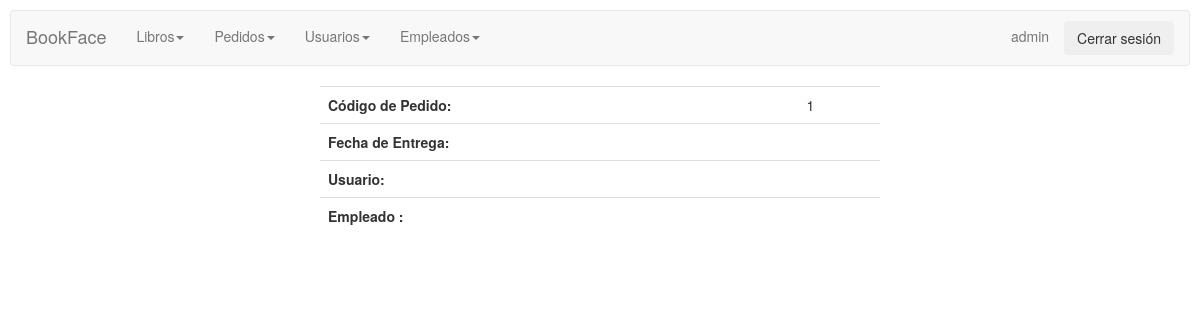
Before: /pedidosadmin/pedido.php?cod=1 (signed in) with the older database file.
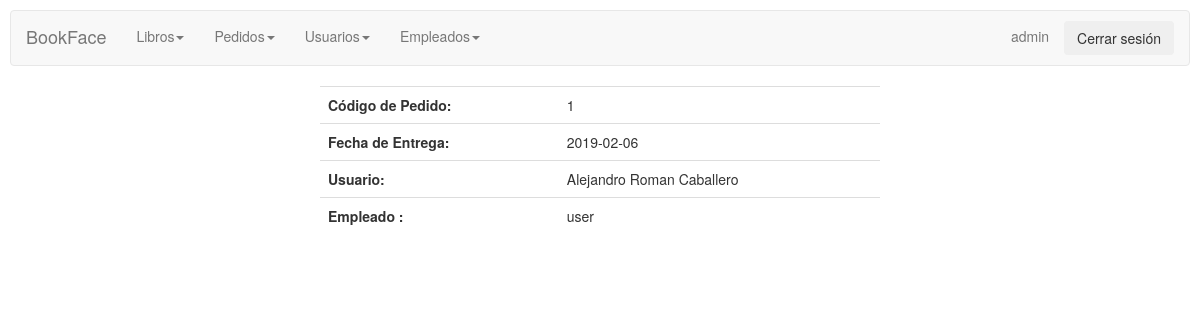
After: the same page with the newer database file.
### tables this page shows
CREATE TABLE `pedidos` (
  `codpedido` int(11) NOT NULL AUTO_INCREMENT,
  `fechaentrega` varchar(45) NOT NULL,
  `id` int(11) DEFAULT NULL,
  `codempleado` int(11) DEFAULT NULL,
  PRIMARY KEY (`codpedido`),
  KEY `fk_Pedidos_1_idx` (`id`),
  KEY `fk_Pedidos_2_idx` (`codempleado`),
  CONSTRAINT `fk_Pedidos_1` FOREIGN KEY (`id`) REFERENCES `usuarios` (`id`) ON DELETE NO ACTION ON UPDATE NO ACTION,
  CONSTRAINT `fk_Pedidos_2` FOREIGN KEY (`codempleado`) REFERENCES `empleados` (`codempleado`) ON DELETE NO ACTION ON UPDATE NO ACTION
);

CREATE TABLE `empleados` (
  `codempleado` int(11) NOT NULL AUTO_INCREMENT,
  `dni` char(9) NOT NULL,
  `nombre` varchar(45) NOT NULL,
  `apellidos` varchar(45) NOT NULL,
  `direccion` varchar(255) DEFAULT NULL,
  `telefono` char(9) DEFAULT NULL,
  `fechacontratacion` date DEFAULT NULL,
  PRIMARY KEY (`codempleado`)
);

CREATE TABLE `usuarios` (
  `id` int(11) NOT NULL AUTO_INCREMENT,
  `user` varchar(45) NOT NULL,
  `password` varchar(45) NOT NULL,
  `nombre` varchar(45) NOT NULL,
  `correo` varchar(45) NOT NULL,
  `fecha_alta` date NOT NULL,
  PRIMARY KEY (`id`)
);

### pedidosadmin/pedido.php (the view, shortened to what this page needs)
<!DOCTYPE html>
<html>
<head>
    <link rel="stylesheet" href="../CSS/styles.css">
    <link rel="stylesheet" href="../CSS/menuadmin.css">
</head>
<body>
<?php
if (isset($_SESSION["user"]) && $_SESSION["user"]=="admin") {
?>
    <div class="row">
        <div>
        <?php include_once "../controladmin/menuadmin.php"?>
        </div>
    </div>
    <div class="row">
    <div class="col-md-3"></div>
    <div class="col-md-6" style="background-color: white; border-radius:10px; ">
    <?php
$connection = new mysqli("localhost", "root", "123456", "proyecto");
$connection->set_charset("utf8");
if ($result = $connection->query("select e.nombre n, e.apellidos a, u.user u, p.fechaentrega f from pedidos p
join usuarios u on u.id=p.id
join empleados e on e.codempleado = p.codempleado
where codpedido=$_GET[cod]")) {
?>
<?php
   $obj = $result->fetch_object();
        echo "<table class='table custab'";
        echo "<tr><td><b>Código de Pedido: </b></td><td>$_GET[cod]</td></tr>";
        echo "<tr><td><b>Fecha de Entrega: </b></td><td>$obj->f</td></tr>";
        echo "<tr><td><b>Usuario: </b></td><td>$obj->n $obj->a</td></tr>";
        echo "<tr><td><b>Empleado : </b></td><td>$obj->u</td></tr>";
        echo "</table>";
}
} else {
    session_destroy();
    header("Location: ../login.php");
  }
?>
</div>
<div class="col-md-3"></div>
</div>
</body>
</html>

Changed rows visible on the page:
now on this page (row edited): pedidos: fechaentrega "2019-02-06", codempleado.nombre "Alejandro", codempleado.apellidos "Roman Caballero", id.user "user"
